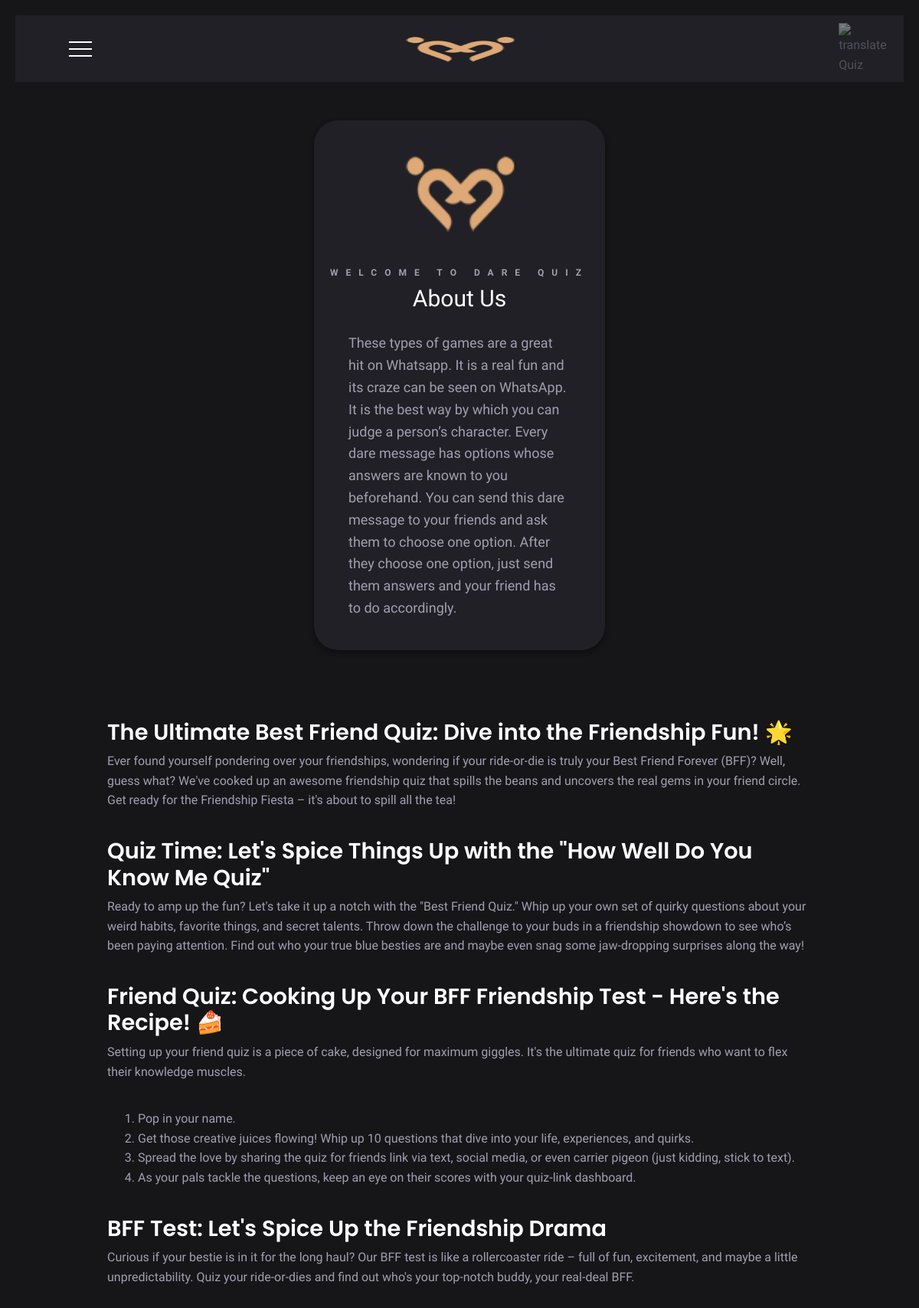
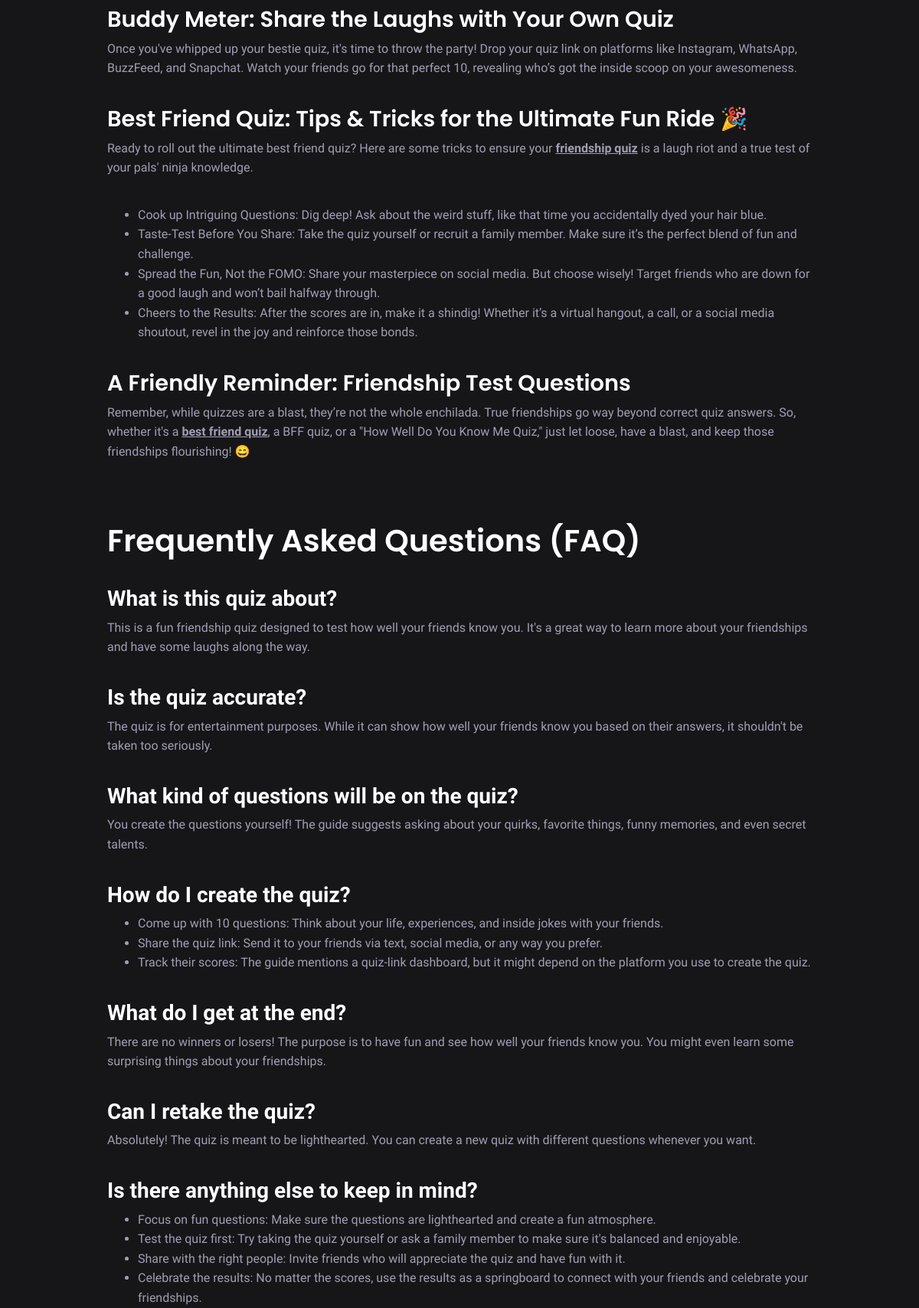
The page /index.php/site/aboutUs (upper part) on the database its author committed (2 pictures, top to bottom).
### tables this page shows
CREATE TABLE IF NOT EXISTS `site` (
  `id` int(9) NOT NULL AUTO_INCREMENT,
  `site_title` varchar(255) NOT NULL,
  `site_short_title` varchar(255) NOT NULL,
  `site_wishing_web` varchar(255) NOT NULL,
  `site_description` varchar(255) NOT NULL,
  `site_og_image` varchar(255) NOT NULL,
  `site_user_can_del` int(11) NOT NULL DEFAULT '0',
  `site_about` text NOT NULL,
  `site_privacy` text NOT NULL,
  `site_contact` text NOT NULL,
  `site_custom_header` text NOT NULL,
  `site_custom_footer` text NOT NULL,
  `site_ad_ver` text NOT NULL,
  `site_ad_100` text NOT NULL,
  PRIMARY KEY (`id`)
);

### application/controllers/Site.php (called while the page is built, shortened)
<?php
class Site extends CI_Controller {
	private $site_info;
	public function __construct(){
		$this->load->model('site_model');
		$this->load->model('quiz_model');
		$this->site_info = $this->site_model->getSiteInfo();
	}
	public function aboutUs()
	{
		$data['site'] = $this->site_info;
		$this->load->view('site/header', $data);
		$this->load->view('site/about_us');
		$this->load->view('site/footer');
	}
}

### index.php (called while the page is built, shortened)
<?php
require_once BASEPATH . 'core/CodeIgniter.php';

### application/models/Site_model.php (called while the page is built, shortened)
<?php
	Class Site_model extends CI_Model{
		public function getSiteInfo(){
			$this->db->where('id', 1);
			$query = $this->db->get('site');
			return $query->row();
		}
	}

### application/views/site/about_us.php (the view, shortened to what this page needs)
<div class="container h-100">
	<div class="row h-100 justify-content-center align-items-center">
		<div class="col-sm-12 col-md-6 col-lg-4 custom-box">
			<div class="logo"><img src="<?php echo base_url('assets/images/logo.png');?>"></div>
			<div class="top-slogan">Welcome To <?php echo $site->site_short_title;?></div>
			<div class="logo-name">About Us</div>
			<div class="custom-block">
				<div class="long-text">
					<?php echo $site->site_about;?>
				</div>
			</div>
		</div>
	</div>
</div>

### application/views/site/header.php (shortened to what this page needs)
<!doctype html>
<html lang="en">
<head>
	<link rel="stylesheet" href="<?php echo base_url("assets/css/bootstrap.min.css") ?>">
	<link rel="stylesheet" href="<?php echo base_url('assets/css/style.css'); ?>">
</head>
<body>
	<div class="header">
		<div class="white">
			<div class="nav">
				<a href="index.html#" aria-label="Menu" data-toggle="modal" data-target="#nav-popup" class="nav-toggle">
					<span></span>
					<span></span>
					<span></span>
				</a>
			</div>
			<div class="logo">
				<a href="index.html"><img src="<?php echo base_url('assets/images/logo.png'); ?>" width="150" height="50"
						alt="Friendship Quiz"></a>
			</div>
			<div class="lang" data-toggle="modal" data-target="#lang-popup">
				<img src="https://www.friendshipquizzes.link/assets/images/translate.png" alt="translate Quiz" width="35px" height="35px">
			</div>
		</div>
	</div>

### application/views/site/footer.php (shortened to what this page needs)
<div class="container h-100 mb-5">
	<div class="row h-100 justify-content-center align-items-center"
		style="height: auto !important;display: flex;flex-direction: column;">
		<div class="col-12 col-sm-12 col-md-10 col-lg-8 col-xl-6" style="margin-bottom:50px">
			<div style="margin-bottom:80px">
				<h2 class="heading-style">The Ultimate Best Friend Quiz: Dive into the Friendship Fun! 🌟</h2>
				<p class="para-style">Ever found yourself pondering over your friendships, wondering if your
					ride-or-die is truly your Best Friend Forever (BFF)? Well, guess what? We've cooked up an
					awesome friendship quiz that spills the beans and uncovers the real gems in your friend
					circle. Get ready for the Friendship Fiesta – it's about to spill all the tea!</p>
				<h2 class="heading-style">Quiz Time: Let's Spice Things Up with the "How Well Do You Know Me
					Quiz"</h2>
				<p class="para-style">Ready to amp up the fun? Let's take it up a notch with the "Best Friend
					Quiz." Whip up your own set of quirky questions about your weird habits, favorite things,
					and secret talents. Throw down the challenge to your buds in a friendship showdown to see
					who’s been paying attention. Find out who your true blue besties are and maybe even snag
					some jaw-dropping surprises along the way!</p>
				<h2 class="heading-style">Friend Quiz: Cooking Up Your BFF Friendship Test - Here's the Recipe!
					🍰</h2>
				<p class="para-style">Setting up your friend quiz is a piece of cake, designed for maximum
					giggles. It's the ultimate quiz for friends who want to flex their knowledge muscles.</p>
				<ol class="para-style">
					<li>Pop in your name.</li>
					<li>Get those creative juices flowing! Whip up 10 questions that dive into your life,
						experiences, and quirks.</li>
					<li>Spread the love by sharing the quiz for friends link via text, social media, or even
						carrier pigeon (just kidding, stick to text).</li>
					<li>As your pals tackle the questions, keep an eye on their scores with your quiz-link
						dashboard.</li>
				</ol>
				<h2 class="heading-style">BFF Test: Let's Spice Up the Friendship Drama</h2>
				<p class="para-style">Curious if your bestie is in it for the long haul? Our BFF test is like a
					rollercoaster ride – full of fun, excitement, and maybe a little unpredictability. Quiz your
					ride-or-dies and find out who's your top-notch buddy, your real-deal BFF.</p>
				<h2 class="heading-style">Buddy Meter: Share the Laughs with Your Own Quiz</h2>
				<p class="para-style">Once you've whipped up your bestie quiz, it's time to throw the party!
					Drop your quiz link on platforms like Instagram, WhatsApp, BuzzFeed, and Snapchat. Watch
					your friends go for that perfect 10, revealing who’s got the inside scoop on your
					awesomeness.</strong></p>
				<h2 class="heading-style">Best Friend Quiz: Tips & Tricks for the Ultimate Fun Ride 🎉</h2>
				<p class="para-style">Ready to roll out the ultimate best friend quiz? Here are some tricks to
					ensure your <a href="index.html"><strong>friendship quiz</strong></a> is a laugh riot and a
					true test of your pals' ninja knowledge.</p>
				<ul class="para-style">
					<li>Cook up Intriguing Questions: Dig deep! Ask about the weird stuff, like that time you
						accidentally dyed your hair blue.</li>
					<li>Taste-Test Before You Share: Take the quiz yourself or recruit a family member. Make
						sure it’s the perfect blend of fun and challenge.</li>
					<li>Spread the Fun, Not the FOMO: Share your masterpiece on social media. But choose wisely!
						Target friends who are down for a good laugh and won’t bail halfway through.</li>
					<li>Cheers to the Results: After the scores are in, make it a shindig! Whether it’s a
						virtual hangout, a call, or a social media shoutout, revel in the joy and reinforce
						those bonds.</li>
				</ul>
				<h2 class="heading-style">A Friendly Reminder: Friendship Test Questions</h2>
				<p class="para-style">Remember, while quizzes are a blast, they’re not the whole enchilada. True
					friendships go way beyond correct quiz answers. So, whether it's a <a
						href="index.html"><strong>best friend quiz</strong></a>, a BFF quiz, or a "How Well Do
					You Know Me Quiz," just let loose, have a blast, and keep those friendships flourishing! 😄
				</p>
			</div>
			<div>
				<h2 class="heading-style" style="margin-bottom:35px; font-size:2.5rem;">Frequently Asked
					Questions (FAQ)</h2>
				<h3 class="heading-style">What is this quiz about?</h3>
				<p class="para-style">This is a fun friendship quiz designed to test how well your friends know
					you. It's a great way to learn more about your friendships and have some laughs along the
					way.</p>
				<h3 class="heading-style">Is the quiz accurate?</h3>
				<p class="para-style">The quiz is for entertainment purposes. While it can show how well your
					friends know you based on their answers, it shouldn't be taken too seriously.</p>
				<h3 class="heading-style">What kind of questions will be on the quiz?</h3>
				<p class="para-style">You create the questions yourself! The guide suggests asking about your
					quirks, favorite things, funny memories, and even secret talents.</p>
				<h3 class="heading-style">How do I create the quiz?</h3>
				<ul class="para-style">
					<li>Come up with 10 questions: Think about your life, experiences, and inside jokes with
						your friends.</li>
					<li>Share the quiz link: Send it to your friends via text, social media, or any way you
						prefer.</li>
					<li>Track their scores: The guide mentions a quiz-link dashboard, but it might depend on the
						platform you use to create the quiz.</li>
				</ul>
				<h3 class="heading-style">What do I get at the end?</h3>
				<p class="para-style">There are no winners or losers! The purpose is to have fun and see how
					well your friends know you. You might even learn some surprising things about your
					friendships.</p>
				<h3 class="heading-style">Can I retake the quiz?</h3>
				<p class="para-style">Absolutely! The quiz is meant to be lighthearted. You can create a new
					quiz with different questions whenever you want.</p>
				<h3 class="heading-style">Is there anything else to keep in mind?</h3>
				<ul class="para-style">
					<li>Focus on fun questions: Make sure the questions are lighthearted and create a fun
						atmosphere.</li>
					<li>Test the quiz first: Try taking the quiz yourself or ask a family member to make sure
						it's balanced and enjoyable.</li>
					<li>Share with the right people: Invite friends who will appreciate the quiz and have fun
						with it.</li>
					<li>Celebrate the results: No matter the scores, use the results as a springboard to connect
						with your friends and celebrate your friendships.</li>
				</ul>
			</div>
		</div>
	</div>
</div>
</body>
</html>

### assets/css/style.css (style rules this page uses)
*, *::before, *::after { box-sizing: border-box; }
html { font-family: sans-serif; line-height: 1.15; -webkit-text-size-adjust: 100%; -webkit-tap-highlight-color: rgba(0, 0, 0, 0); }
body { margin: 0; font-family: 'Poppins', sans-serif; font-size: 1rem; font-weight: 400; line-height: 1.6; color: #212529; text-align: left; background-color: #f8fafc; }
h1, h2, h4, h5 { margin-top: 0; margin-bottom: 0.5rem; }
p, ul { margin-top: 0; margin-bottom: 1rem; }
strong { font-weight: bolder; }
a { color: #004085; text-decoration: underline; background-color: transparent; }
img { vertical-align: middle; border-style: none; }
h1, h2, h4, h5, .h1, .h2, .h4, .h5 { margin-bottom: 0.5rem; font-weight: 500; line-height: 1.2; }
h2, .h2 { font-size: 1.8rem; }
.row { display: flex; flex-wrap: wrap; margin-right: -15px; margin-left: -15px; }
.col-lg-4, .col-md-10, .col-md-6, .col-sm-12 { position: relative; width: 100%; padding-right: 15px; padding-left: 15px; }
@media (min-width: 768px) { .col-md-6 { flex: 0 0 50%; max-width: 50%; } }
@media (min-width: 768px) { .col-md-10 { flex: 0 0 83.3333333333%; max-width: 83.3333333333%; } }
@media (min-width: 992px) { .col-lg-4 { flex: 0 0 33.3333333333%; max-width: 33.3333333333%; } }
.nav { display: flex; flex-wrap: wrap; padding-left: 0; margin-bottom: 0; list-style: none; }
.mb-5 { margin-bottom: 3rem !important; }
:root { --pclr: #202026; --dpclr: #ff3539; --fcsdPClr: #ed424629; --dShdwPclr: #b30303; --sclr: #77CFCA; --cardBg: #ffffffb5; --cardShdw: #91b8fb; --blackClr: #3a3a3a; --green: #53ac21; --red: #da3c1e; --hsz: 30px; --ssz: 26px; --fsz: 16px; --starClr: #fff; --squareClr: #7a097a; --diceSize: 35px; --ndiceSize: -35px; --dotSize: 4px; --trDice: calc(var(--diceSize) / 2); --ntrDice: calc(var(--ndiceSize) / 2); --diceClr: #ecebeb; }
h2 { font-weight: 700; }
body { font-family: 'Poppins', sans-serif; color: var(--blackClr); }
h1, h2 { font-family: 'Poppins', sans-serif; }
.header { display: flex; justify-content: space-between; align-items: center; padding: 10px 0; position: relative; z-index: 2; background: var(--pclr); width: 100%; }
.header .white { width: 90%; display: flex; justify-content: space-between; margin: auto; background: #fff; padding: 10px 15px; align-items: center; border-radius: 5px; }
.lang img { width: 100%; }
.input-group-append, .lang img, .modal-body img, .rank-pillars img, .logo img { width: 100%; }
.nav-toggle span:nth-child(1), .nav-toggle span:nth-child(1) { margin-top: 0; }
.nav-toggle span:nth-child(1), .nav-toggle span:nth-child(2), .nav-toggle span:nth-child(1), .nav-toggle span:nth-child(2) { transition: transform 0.5s; }
.nav-toggle span { display: block; height: 2px; width: 30px; margin-top: 7px; background: var(--blackClr); }
html { padding: 0; margin: 0; height: 100%; }
body { position: relative; min-height: 100%; width: 100%; padding: 0 20px; padding-top: 20px; padding-bottom: 100px; background-color: #161619; color: #a19fb1; font-family: "Quattrocento Sans", sans-serif; margin: 0 auto; font-size: 16px; }
.center, .logo { text-align: center; }
.header { margin-bottom: 50px; display: flex; justify-content: space-between; align-items: center; position: relative; z-index: 2; }
.header .white { width: 94%; display: flex; justify-content: space-between; margin: auto; background: #202026; padding: 0px 15px; align-items: center; border-radius: 5px; }
.nav, .lang { margin-left: 20px; width: 35px; }
.nav-toggle span { display: block; height: 2px; width: 30px; margin-top: 7px; background: #fff; }
.lang img { width: 100%; filter: brightness(0.5); }
.logo { width: 150px; overflow: hidden; margin: auto; }
.custom-box { background-color: #202026; border-radius: 32px; box-shadow: 0px 3px 6px rgba(0, 0, 0, 0.16), 0px 3px 6px rgba(0, 0, 0, 0.23); min-height: 400px; padding: 20px; text-align: center; }
.para-style { font-size: 18px; margin-bottom: 36px; }
.heading-style { color: #fff; font-weight: 600; }
.top-slogan { font-size: 12px; letter-spacing: 10px; text-transform: uppercase; margin-top: 20px; font-weight: bold; }
.logo-name { text-align: center; font-size: 30px; color: #fff; font-family: "Quattrocento Sans", sans-serif; }
.custom-block { margin: 20px 25px; }
:nth-of-type(5) { stroke: #fec95c; stroke-dasharray: 190; animation-delay: -0.5s; }
.share-response h3, .challenge-box h3, .list-content li, .para-style, .long-text, .long-text { font-size: 16px; }
a { color: #a19fb1; }
.long-text { text-align: left; font-size: 18px; }

### rows shown on the page
site: site_short_title "DARE QUIZ", site_about "These types of games are a great hit on Whatsapp. It is a real fun and its craze can be seen on WhatsApp. It is the best way by which you can judge a person’s character. Every dare message has options whose answers are known to you beforehand. You can send this dare message to your friends and ask them to choose one option. After they choose one option, just send them answers and your friend has to do accordingly."
